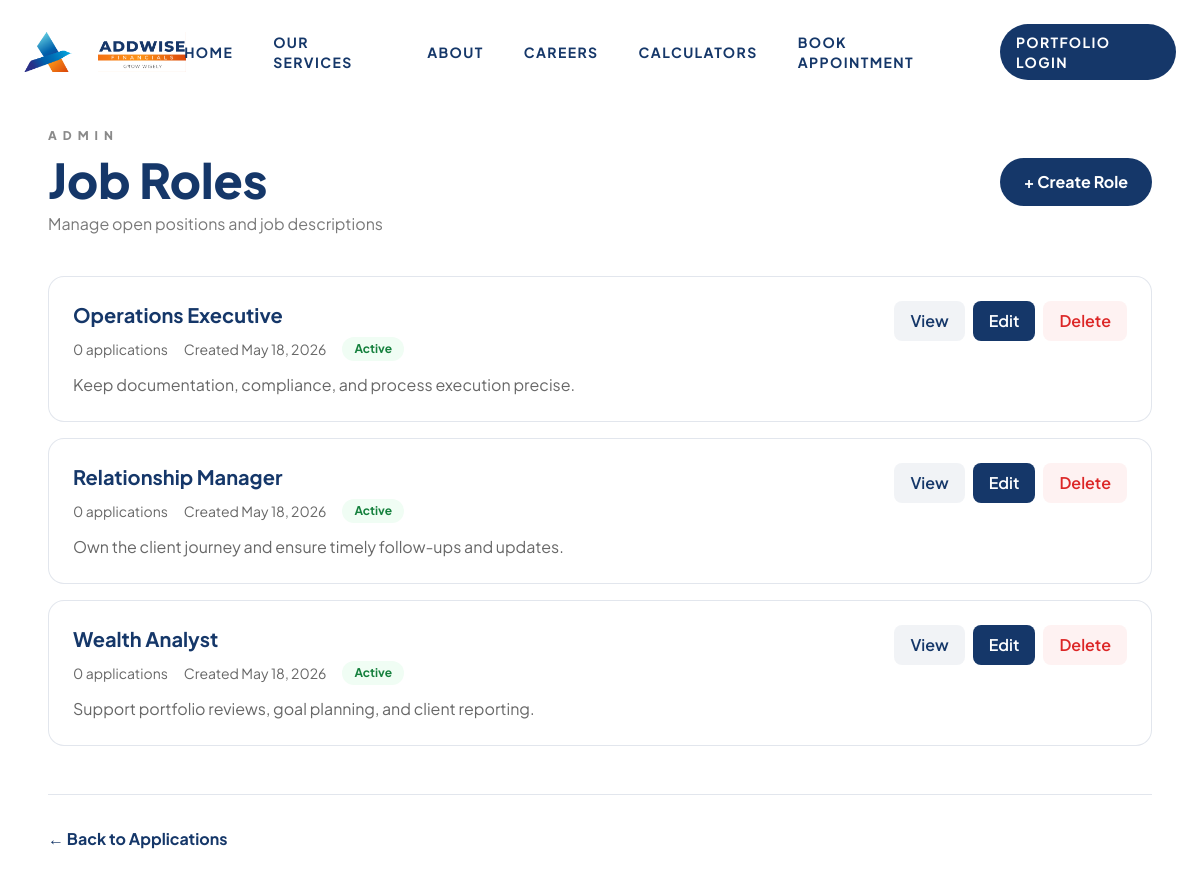
Page /roles/ (signed in) on the committed database.
### leads/models.py (models this page shows, shortened)
class Role(models.Model):
    name = models.CharField(max_length=100, unique=True)
    job_description = models.TextField(help_text="Complete job description (mandatory)")
    requirements = models.TextField(blank=True, help_text="Technical and soft skills requirements")
    responsibilities = models.TextField(blank=True, help_text="Key responsibilities")
    benefits = models.TextField(blank=True, help_text="Benefits and perks")
    is_active = models.BooleanField(default=True, help_text="If unchecked, this role won't appear on careers page")
    created_at = models.DateTimeField(auto_now_add=True)
    updated_at = models.DateTimeField(auto_now=True)
    class Meta:
        ordering = ['-created_at']

### leads/views.py (the view)
# urls.py: path('roles/', views.roles_list, name='roles_list'),
@login_required(login_url='applications_login')
def roles_list(request):
    roles = Role.objects.all().order_by('-created_at')
    return render(request, 'leads/roles_list.html', {'roles': roles})

### templates/leads/roles_list.html
{% extends 'base.html' %}
{% block content %}
<section class="pt-32 pb-20 bg-white min-h-screen">
    <div class="max-w-6xl mx-auto px-6">
        <div class="flex items-center justify-between gap-6 mb-10">
            <div>
                <p class="text-xs font-black uppercase tracking-[0.5em] text-slate-400">Admin</p>
                <h1 class="text-3xl md:text-5xl font-black text-slate-900 mt-3">Job Roles</h1>
                <p class="text-slate-500 mt-2">Manage open positions and job descriptions</p>
            </div>
            <a href="{% url 'role_create' %}" class="px-6 py-3 rounded-full bg-brand-navy text-white font-bold hover:bg-brand-yellow transition-all">
                + Create Role
            </a>
        </div>
        {% if roles %}
            <div class="grid grid-cols-1 gap-4">
                {% for role in roles %}
                    <div class="bg-white border border-slate-100 rounded-2xl p-6 hover:border-slate-200 transition-all">
                        <div class="flex items-start justify-between">
                            <div class="flex-1">
                                <h3 class="text-xl font-bold text-slate-900">{{ role.name }}</h3>
                                <div class="mt-2 flex items-center gap-4 text-sm text-slate-600">
                                    <span>{{ role.applications.count }} application{{ role.applications.count|pluralize }}</span>
                                    <span>Created {{ role.created_at|date:"M d, Y" }}</span>
                                    <span class="inline-flex px-3 py-1 rounded-full text-xs font-bold {% if role.is_active %}bg-green-50 text-green-700{% else %}bg-slate-100 text-slate-600{% endif %}">
                                        {% if role.is_active %}Active{% else %}Inactive{% endif %}
                                    </span>
                                </div>
                                <p class="mt-3 text-slate-600 line-clamp-2">{{ role.job_description }}</p>
                            </div>
                            <div class="flex gap-2 ml-4">
                                <a href="{% url 'role_detail' role.pk %}" class="px-4 py-2 rounded-lg bg-slate-100 text-slate-900 font-semibold hover:bg-slate-200 transition-all">
                                    View
                                </a>
                                <a href="{% url 'role_edit' role.pk %}" class="px-4 py-2 rounded-lg bg-brand-navy text-white font-semibold hover:bg-brand-yellow transition-all">
                                    Edit
                                </a>
                                <a href="{% url 'role_delete' role.pk %}" class="px-4 py-2 rounded-lg bg-red-50 text-red-600 font-semibold hover:bg-red-100 transition-all">
                                    Delete
                                </a>
                            </div>
                        </div>
                    </div>
                {% endfor %}
            </div>
        {% else %}
            <div class="bg-slate-50 border border-slate-100 rounded-2xl p-12 text-center">
                <p class="text-slate-600 text-lg">No roles found. <a href="{% url 'role_create' %}" class="text-brand-navy font-bold hover:underline">Create the first role</a></p>
            </div>
        {% endif %}
        <div class="mt-12 pt-8 border-t border-slate-100">
            <a href="{% url 'applications_list' %}" class="text-brand-navy font-bold hover:underline">← Back to Applications</a>
        </div>
    </div>
</section>
{% endblock %}

### templates/base.html (style rules this page uses)
body { font-family: 'Plus Jakarta Sans', sans-serif; background-color: #f8fafc; scroll-behavior: smooth; position: relative; isolation: isolate; --grid-x: 0px; --grid-y: 0px; background-image: linear-gradient(rgba(21, 55, 105, 0.06) 1px, transparent 1px), linear-gradient(90deg, rgba(21, 55, 105, 0.06) 1px, transparent 1px); background-size: 40px 40px; background-position: var(--grid-x) var(--grid-y), var(--grid-x) var(--grid-y); background-attachment: fixed; }
body::before, body::after { content: ''; position: fixed; inset: -20%; pointer-events: none; z-index: -2; transform: translate3d(0, 0, 0); }
body::before { background: radial-gradient(40% 40% at 10% 20%, rgba(243, 141, 30, 0.45), transparent 60%), radial-gradient(35% 35% at 80% 10%, rgba(21, 55, 105, 0.35), transparent 60%), radial-gradient(45% 45% at 60% 80%, rgba(21, 55, 105, 0.25), transparent 60%), radial-gradient(35% 35% at 20% 80%, rgba(243, 141, 30, 0.32), transparent 60%); filter: blur(22px) saturate(130%); animation: meshShift 22s ease-in-out infinite; }
body::after { z-index: -3; inset: -30%; background: radial-gradient(50% 50% at 30% 30%, rgba(21, 55, 105, 0.22), transparent 70%), radial-gradient(40% 40% at 70% 60%, rgba(243, 141, 30, 0.28), transparent 70%); filter: blur(55px); opacity: 0.85; animation: meshShiftAlt 30s ease-in-out infinite; }
.scroll-reveal { opacity: 0; transform: translateY(18px); transition: opacity 0.7s ease, transform 0.7s ease; will-change: opacity, transform; }
.scroll-reveal.is-visible { opacity: 1; transform: translateY(0); }
:root { --brand-navy: #153769; --brand-yellow: #F38D1E; --brand-grey: #4C4C4C; }
.text-slate-900 { color: var(--brand-navy) !important; }
.text-slate-600 { color: rgba(76, 76, 76, 0.85) !important; }
.text-slate-500 { color: rgba(76, 76, 76, 0.75) !important; }
.text-slate-400 { color: rgba(76, 76, 76, 0.65) !important; }
.bg-slate-100 { background-color: rgba(21, 55, 105, 0.06) !important; }
.border-slate-100 { border-color: rgba(21, 55, 105, 0.12) !important; }

### rows in the picture
Role: name "Operations Executive", applications.count "0", created_at "May 18, 2026", is_active "Active", job_description "Keep documentation, compliance, and process execution precise."
Role: name "Relationship Manager", applications.count "0", created_at "May 18, 2026", is_active "Active", job_description "Own the client journey and ensure timely follow-ups and updates."
Role: name "Wealth Analyst", applications.count "0", created_at "May 18, 2026", is_active "Active", job_description "Support portfolio reviews, goal planning, and client reporting."
